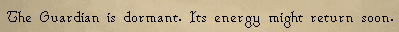
#> input picture src/images/bot/gotr_image/dormant.png, 399 x 32 px; its folder holds only this picture in this run
$ python -i runelite_cv.py   (imports and definitions only)
#> lines starting #> are read from the running program, lines starting #| are printed output that depends on the picture
"""
A set of computer vision utilities for use with RuneLite-based bots.

TODO: Similarly to OCR, should these functions accept the Rect as an argument and do
the screenshotting/color manipulation here? It would allow each RL Object to be created
with its Rectangle reference property.
"""
from typing import List

import cv2
import numpy as np

from src.utilities.geometry import Point, RuneLiteObject


# [38 lines that did not run here, left out]


# [19 lines that did not run here, left out]

>>> import cv2
>>> picture = cv2.imread('../images/bot/gotr_image/dormant.png', cv2.IMREAD_GRAYSCALE)
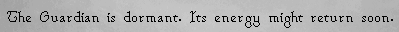
#> picture: shape (32, 399); min 0, max 200, mean 174.5
#> (the run stopped early here; a loop or call above may not have finished)
